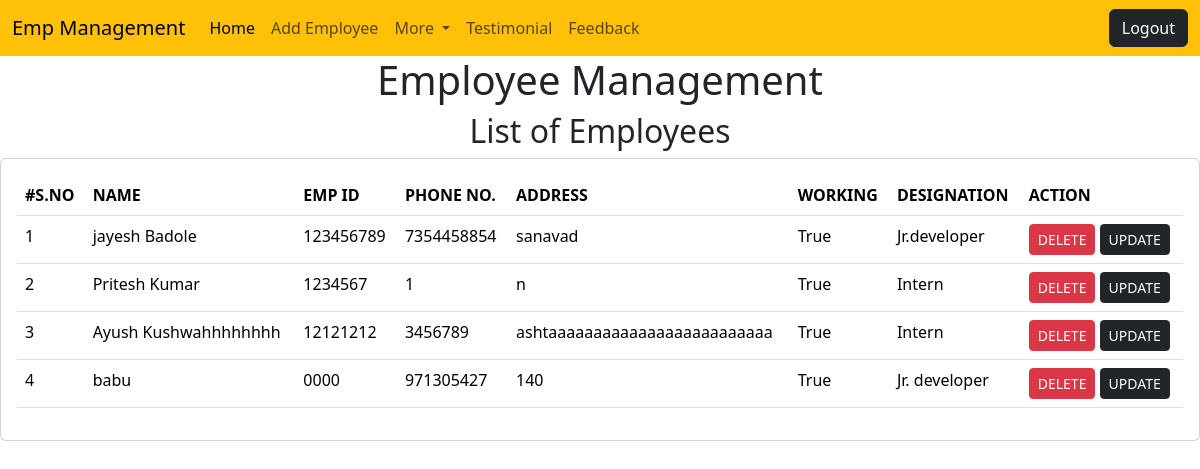
The app's page /home/ (signed in) with its own data.
### company/models.py (models this page shows, shortened)
class employee(models.Model):
    name=models.CharField(max_length=100)
    employee_id=models.CharField(max_length=100,)
    phone_no= models.CharField(max_length=10)
    address=models.CharField(max_length=150)
    Working = models.BooleanField(default=True)
    designation=models.CharField(max_length=100, choices=(('Intern','Intern'),
                                                   ('Jr. developer','Jr. developer'),
                                                   ('Senior developer','senior developer')))

### auth_app/middleware.py (the view)
    def wrapped_view(request,*args,**kwargs):
        if request.user.is_authenticated == False:
            return redirect('/login/')
        return view_function(request,*args,**kwargs)

### company/views.py (called while the page is built)
@auth
def Company(request):
    emps=employee.objects.all()
    return render(request,"home.html",{"emps":emps})

### templates/home.html (shortened to what this page needs)
<!doctype html>
<html lang="en">
  <head>
    <link href="https://cdn.jsdelivr.net/npm/bootstrap@5.3.3/dist/css/bootstrap.min.css" rel="stylesheet">
  </head>
  <body>
    {% include 'navbar.html' %}
     <h1 class="text-center">Employee Management</h1>
    <h2 class="text-center">List of Employees</h2>
    <div class="contaniner">
      <div class="row">
        <div class="col-md-12">
          <div class="card">
            <div class="card-body">
              <table class="table">
                <thead>
                <tr>
                  <th>#S.NO</th>
                  <th>NAME</th>
                  <th>EMP ID</th>
                  <th>PHONE NO.</th>
                  <th>ADDRESS</th>
                  <th>WORKING</th>
                  <th>DESIGNATION</th>
                  <th>ACTION</th>
                </tr>
                </thead>
                <tbody>
                {% for e in emps%}
                <tr>
                  <td>{{forloop.counter}}</td>
                  <td>{{e.name}}</td>
                  <td>{{e.employee_id}}</td>
                  <td>{{e.phone_no}}</td>
                  <td>{{e.address}}</td>
                  <td>{{e.Working}}</td>
                  <td>{{e.designation}}</td>
                  <td>
                    <a href="/del-emp/{{e.id}}" class="btn btn-danger btn-sm">DELETE</a>
                    <a href="/update-emp/{{e.id}}" class="btn btn-dark btn-sm">UPDATE</a>
                  </td>
                </tr>
                {% endfor %}
                </tbody>
              </table>
              <body>
              </body>
            </div>
          </div>
        </div>
      </div>
    </div>
  </body>
</html>

### templates/navbar.html (shortened to what this page needs)
<nav class="navbar navbar-expand-lg bg-warning">
  <div class="container-fluid">
    <a class="navbar-brand" href="#">Emp Management</a>
    <div class="collapse navbar-collapse" id="navbarSupportedContent">
      <ul class="navbar-nav me-auto mb-2 mb-lg-0">
        <li class="nav-item">
          <a class="nav-link active" aria-current="page" href="/home/">Home</a>
        </li>
        <li class="nav-item">
          <a class="nav-link" href="/add-emp/">Add Employee</a>
        </li>
        <li class="nav-item dropdown">
          <a class="nav-link dropdown-toggle" href="#" role="button" data-bs-toggle="dropdown" aria-expanded="false">
            More
          </a>
        </li>
        <li class="nav-item">
          <a href="/testimonials/" class="nav-link">Testimonial</a>
        </li>
        <li class="nav-item">
          <a href="/feedback/" class="nav-link">Feedback</a>
        </li>
      </ul>
        <form class="form-inline my-2 my-lg-0"><form class="form-inline my-2 my-lg-0">
           <a  href="/logout/" class="btn btn-outline-dark my-2 my-sm-0 text-white bg-dark " type="submit">Logout</a>
        </form>
    </div>
  </div>
</nav>

### records on screen
employee: name "jayesh Badole", employee_id "123456789", phone_no "7354458854", address "sanavad", Working "True", designation "Jr.developer"
employee: name "Pritesh Kumar", employee_id "1234567", phone_no "1", address "n", Working "True", designation "Intern"
employee: name "Ayush Kushwahhhhhhhh", employee_id "12121212", phone_no "3456789", address "ashtaaaaaaaaaaaaaaaaaaaaaaaaa", Working "True", designation "Intern"
employee: name "babu", employee_id "0000", phone_no "971305427", address "140", Working "True", designation "Jr. developer"
